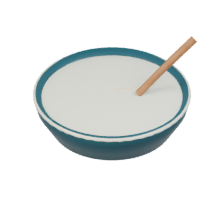
#> input picture artwork/miniatures/renders/batter.png, 224 x 224 px; its folder holds only this picture in this run
$ python export.py
#> lines starting #> are read from the running program, lines starting #| are printed output that depends on the picture
"""Make transparent web assets from the original Blender renders. Requires Pillow."""
from PIL import Image
from pathlib import Path
import sys
src=Path(__file__).resolve().parent/'renders'
dest=Path(__file__).resolve().parents[2]/'app/assets/pantry'
dest.mkdir(parents=True,exist_ok=True)
names=sys.argv[1:] or sorted(p.stem for p in src.glob('*.png') if '-angle' not in p.stem)
rotating={'udon','scallion','ginger'}
def bbox(im):return im.getchannel('A').point(lambda a:255 if a>=8 else 0).getbbox()
def thumb(im,rect,size):
 im=im.crop(rect)
 # Transparent RGB is cleared by compositing after resizing to prevent fringing on dark counters.
 out=Image.new('RGBA',(size,size));im.thumbnail((size-6,size-6),Image.Resampling.LANCZOS)
 out.alpha_composite(im,((size-im.width)//2,(size-im.height)//2))
 return out
for k in names:
 f=src/(k+'.png')
 if not f.is_file():continue
 image=Image.open(f).convert('RGBA');rect=bbox(image)
#> further down, image is the input picture: PIL image 224x224 RGBA; mean R, G, B, A 48.8, 51.6, 50.9, 71.3
#> after `rect = bbox(image)`: rect = (32, 36, 198, 161)
 if k in ['donabe','chawan-m']:
  im=image.crop(rect);target=(394,290) if k=='donabe' else (307,271);im.thumbnail(target,Image.Resampling.LANCZOS)
  out=Image.new('RGBA',(420,327));out.alpha_composite(im,(210-im.width//2,161-im.height//2));out.save(dest/(k+'.webp'),quality=84,alpha_quality=78,method=6)
  continue
 frames=[Image.open(src/(k+'-angle'+str(i)+'.png')).convert('RGBA') for i in range(4)] if k in rotating else []
 if frames:
  boxes=[rect]+[bbox(im) for im in frames];rect=(min(x[0] for x in boxes)-2,min(x[1] for x in boxes)-2,max(x[2] for x in boxes)+2,max(x[3] for x in boxes)+2)
 size=164 if k in ('udon','ginger-slivers','scallion-rings') else 112
 thumb(image,rect,size).save(dest/(k+'.webp'),quality=80,alpha_quality=78,method=6)
#> in thumb, `im=im.crop(rect)`:
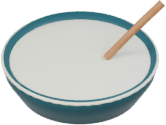
#> im: PIL image 166x125 RGBA; mean R, G, B, A 117.4, 124.1, 122.4, 172.4; transparent parts drawn white
#> in thumb, `out = Image.new('RGBA', (size, size))`: out: PIL image 112x112 RGBA; every value is 0
#> in thumb, `im.thumbnail((size - 6, size - 6), Image.Resampling.LANCZOS)`:
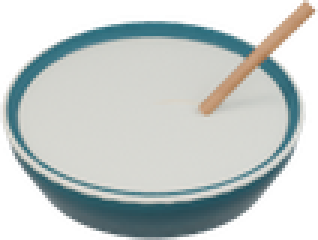
#> im: PIL image 106x80 RGBA (shown 3 times larger); mean R, G, B, A 121.6, 128.8, 127.2, 172.4; transparent parts drawn white
#> in thumb, `out.alpha_composite(im,((size-im.width)//2,(size-im.height)//2))`:
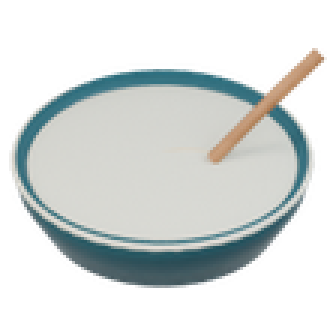
#> out: PIL image 112x112 RGBA (shown 3 times larger); mean R, G, B, A 82.2, 87.1, 86, 116.6; transparent parts drawn white
 if frames:
  sequence=[image,frames[3],image,frames[0]]
  anim=[thumb(im,rect,94) for im in sequence]
  anim[0].save(dest/(k+'-turn.webp'),save_all=True,append_images=anim[1:],duration=[720,580,720,580],loop=0,quality=73,method=6,minimize_size=True)
print('Pantry files:',len(list(dest.glob('*.webp'))),'bytes:',sum(x.stat().st_size for x in dest.glob('*.webp')))

$ run again, on artwork/miniatures/renders/chawan-m.png
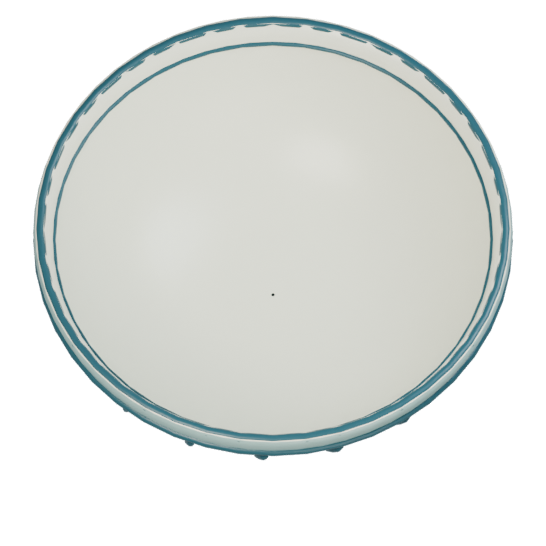
#> input picture artwork/miniatures/renders/chawan-m.png, 546 x 546 px
#> image is the input picture: PIL image 546x546 RGBA; mean R, G, B, A 111.3, 114.3, 111.6, 142.2
#> rect = (32, 15, 514, 461)
#> `im.thumbnail(target, Image.Resampling.LANCZOS)`:
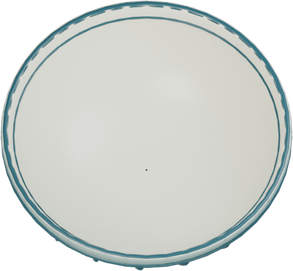
#> im: PIL image 293x271 RGBA; mean R, G, B, A 155.6, 159.9, 156.2, 197.2; transparent parts drawn white
#> out: PIL image 420x327 RGBA; every value is 0
#> `out.alpha_composite(im, (210 - im.width // 2, 161 - im.height // 2))`:
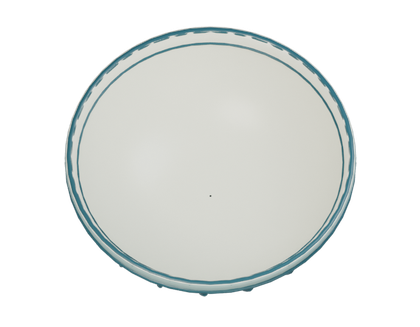
#> out: PIL image 420x327 RGBA; mean R, G, B, A 90, 92.5, 90.3, 114; transparent parts drawn white

$ run again, on artwork/miniatures/renders/chicken.png
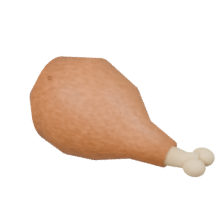
#> input picture artwork/miniatures/renders/chicken.png, 224 x 224 px
#> image is the input picture: PIL image 224x224 RGBA; mean R, G, B, A 48.5, 35.6, 26.8, 59.9
#> rect = (29, 55, 216, 178)
#> in thumb, `im.thumbnail((size - 6, size - 6), Image.Resampling.LANCZOS)`:
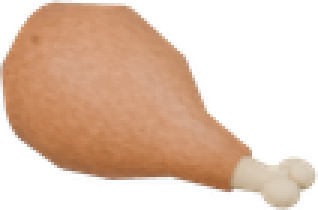
#> im: PIL image 106x70 RGBA (shown 3 times larger); mean R, G, B, A 111.8, 82, 61.9, 130.7; transparent parts drawn white
#> in thumb, `out.alpha_composite(im,((size-im.width)//2,(size-im.height)//2))`:
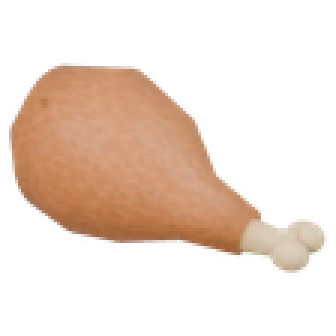
#> out: PIL image 112x112 RGBA (shown 3 times larger); mean R, G, B, A 66.2, 48.5, 36.6, 77.3; transparent parts drawn white

$ run again, on artwork/miniatures/renders/clam.png
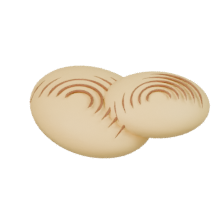
#> input picture artwork/miniatures/renders/clam.png, 224 x 224 px
#> image is the input picture: PIL image 224x224 RGBA; mean R, G, B, A 54.5, 48.3, 38.7, 62.8
#> rect = (29, 65, 211, 159)
#> in thumb, `im=im.crop(rect)`:
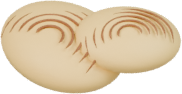
#> im: PIL image 182x94 RGBA; mean R, G, B, A 159.1, 140.8, 112.8, 184.1; transparent parts drawn white
#> in thumb, `out.alpha_composite(im,((size-im.width)//2,(size-im.height)//2))`:
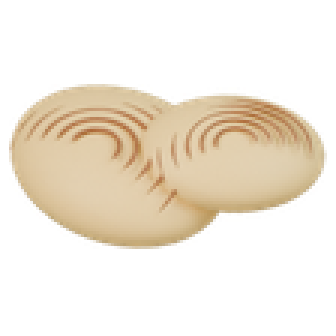
#> out: PIL image 112x112 RGBA (shown 3 times larger); mean R, G, B, A 77.6, 68.8, 54.9, 85.6; transparent parts drawn white

$ run again, on artwork/miniatures/renders/bittergourd.png
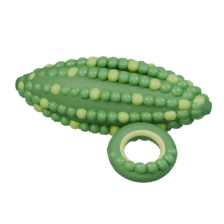
#> input picture artwork/miniatures/renders/bittergourd.png, 224 x 224 px
#> image is the input picture: PIL image 224x224 RGBA; mean R, G, B, A 30.1, 41.7, 25.6, 68.5
#> rect = (14, 56, 213, 184)
#> in thumb, `im.thumbnail((size - 6, size - 6), Image.Resampling.LANCZOS)`:
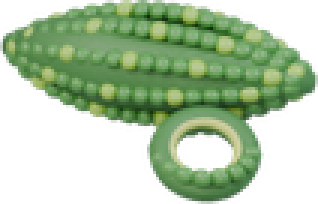
#> im: PIL image 106x68 RGBA (shown 3 times larger); mean R, G, B, A 63.3, 87.9, 53.5, 134.8; transparent parts drawn white
#> in thumb, `out.alpha_composite(im,((size-im.width)//2,(size-im.height)//2))`:
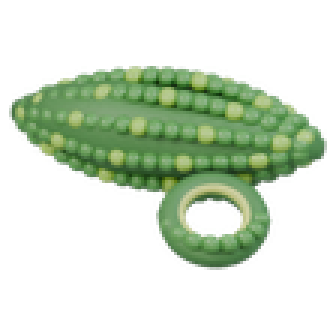
#> out: PIL image 112x112 RGBA (shown 3 times larger); mean R, G, B, A 36.4, 50.5, 30.8, 77.5; transparent parts drawn white
